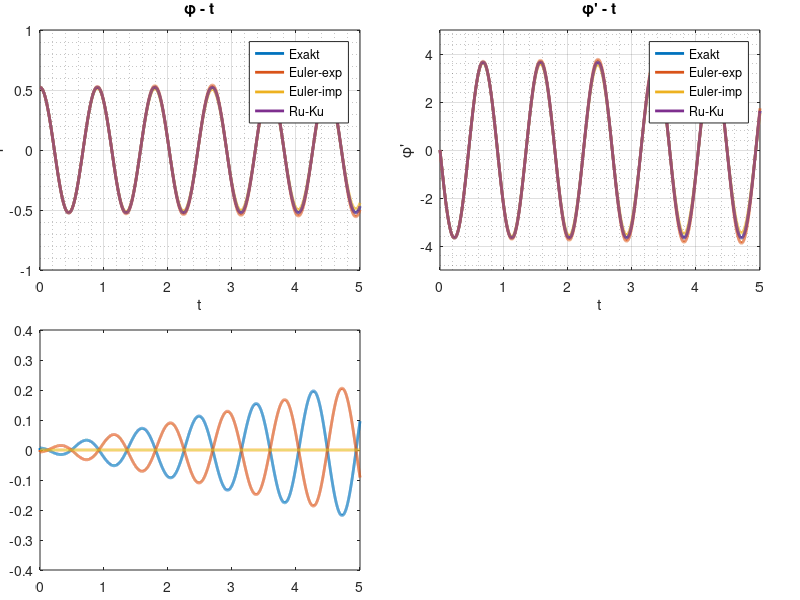

This figure's MATLAB source: (Note: this script raises an error after producing the figure.)
%% MathPendel_Bearbeitungsfile.m
%  - Systemmatrix erstellen
%  - Anfangsbedingungen einsetzen
%  - Loesung der Gleichung mit verschiedenen numerischen Verfahren
%    berechnen
%  - Lakale und Globale Fehler berechnen
%  - Zeitschritte optimieren und vergleichen
%  ----------------------------------------------------------------------
%  Output:
%       - Berechnungszeit fuer die Loesung der Gleichung(en) mit
%         numerischen Verfahren
%       - Berechnungszeit fuer Fehler
%       - Berechnungszeti fuer die Loesung der Gleichung(en) mit
%         optimierten h (Zeitschrittweite)
%       - Globale Diskretisierungsfehler nach max. Anzahl der Schritte
%       - Glabale Diskratisierungsfehler nach max. Anzahl der Schritte mit
%         optimierten 'h'
%       - Figure 1: Numerische Verfahren mit fixen 'h'
%           + Zeitlicher Verlauf von Winkel
%           + Zeitlicher Verlauf von Winkelgeschwindigkeit
%           + Zeitlicher Verlauf von lokalen Fehler
%           + Zeitlicher Verlauf von glabalen Fehler
%       - Figure 2: Numerische Verfahren mit optimierten 'h'
%           + Zeitlicher Verlauf von Winkel mit Euler-Explizit-Verfahren
%           + Zeitlicher Verlauf von Winkel mit Euler-Implizit-Verfahren
%           + Zeitlicher Verlauf von Winkel mit Runge-Kutta-Verfahren
%           + Zeitlicher Verlauf von Winkel
%  ----------------------------------------------------------------------
%  Wen Yi, Karlsruhe Institut of Technology
%  yi.wen@student.kit.edu
%  github.com/wenyi1994/Modellbildung-und-Simulation
%  2017/11/28

%% Bearbeitungsbogen (-zu bearbeiten-)
clear all
close all
clc

%% Parameter
g = 9.81;                           % m/s^2         %% Erdbeschleunigung
l = 0.2;                            % m             %% Laenge l
AnzahlSchritte = 10000;                             %% Anzahl der Zeitschritte
ts=5;                               % s             %% Laufzeit
F_opt=0.001;                                        %% vorgegebener Fehler
h = ts/AnzahlSchritte;                              %% Zeitschrittweite
x_0 = [pi/6;0];                                     %% Anfangsbedingungen in Zustandsvektor
t(1) = 0;                           % s             %% Initialisierung der Zeit
p=[1;4];                                            %% Fehlerordnung

x_Eu_expl(:,1) = x_0;                               %% Anfangsbedingungen fuer Euler explizit
x_Eu_impl(:,1) = x_0;                               %% Anfangsbedingungen fuer Euler implizit
x_RuKu(:,1) = x_0;                                  %% Anfangsbedingungen fuer Runge-Kutta-Verfahren

SystMatr=[0, 1; -g./l, 0];                          %% Systemmatrix
  

tic
for n = 1:AnzahlSchritte
    %% Aufgabe 3: Euler explizit
    x_Eu_expl(:,n+1)=x_Eu_expl(:,n)+h.*(SystMatr*x_Eu_expl(:,n));
       
    %% Aufgabe 4: Euler implizit
    x_Eu_impl(:,n+1) =(eye(2)-h.*SystMatr)\x_Eu_impl(:,n);
    
    %% Aufgabe 5: Runge-Kutta-Verfahren    
    k1(:,n)=h.*(SystMatr*x_RuKu(:,n));
    k2(:,n)=h.*(SystMatr*(x_RuKu(:,n)+0.5.*k1(:,n)));
    k3(:,n)=h.*(SystMatr*(x_RuKu(:,n)+0.5.*k2(:,n)));
    k4(:,n)=h.*(SystMatr*(x_RuKu(:,n)+k3(:,n)));
    x_RuKu(:,n+1) = x_RuKu(:,n)+1/6.*(k1(:,n)+2*k2(:,n)+2*k3(:,n)+k4(:,n));
    
    t(n+1)=t(n)+h;
end
disp('Berechnungszeit: Numerische Verfahren mit fixen ''h''');
disp(['                                    ',num2str(toc),' seconds']);
disp('----------------------------------------------------------------------');

%% Aufgabe 2: exakte Loesung
x_exakt = [pi/6*cos(sqrt(g/l)*t);-pi/6*sqrt(g/l)*sin(sqrt(g/l)*t)];

tic
%% Aufgabe 6: fehler
l_Eu_expl(1)=0;
l_Eu_impl(1)=0;
l_RuKu(1)=0;
for i=1:AnzahlSchritte
    l_Eu_expl(i+1) = (x_Eu_expl(1,i+1)-x_Eu_expl(1,i))/h - (x_exakt(1,i+1)-x_exakt(1,i))/h;
    l_Eu_impl(i+1) = (x_Eu_impl(1,i+1)-x_Eu_impl(1,i))/h - (x_exakt(1,i+1)-x_exakt(1,i))/h;
    l_RuKu(i+1) = (x_RuKu(1,i+1)-x_RuKu(1,i))/h - (x_exakt(1,i+1)-x_exakt(1,i))/h;
end

for i=1:AnzahlSchritte+1
    temp_Eu_ex = x_Eu_expl(1,1:i)-x_exakt(1,1:i);
    temp_Eu_im = x_Eu_impl(1,1:i)-x_exakt(1,1:i);
    temp_RuKu = x_RuKu(1,1:i)-x_exakt(1,1:i);
    
    temp_1 = max(temp_Eu_ex);
    temp_2 = max(abs(temp_Eu_ex));
    e_Eu_expl(i) = [temp_1 == temp_2, temp_1 ~= temp_2] * [temp_2; -temp_2];
    temp_1 = max(temp_Eu_im);
    temp_2 = max(abs(temp_Eu_im));
    e_Eu_impl(i) = [temp_1 == temp_2, temp_1 ~= temp_2] * [temp_2; -temp_2];
    temp_1 = max(temp_RuKu);
    temp_2 = max(abs(temp_RuKu));
    e_RuKu(i) = [temp_1 == temp_2, temp_1 ~= temp_2] * [temp_2; -temp_2];
end
disp('Berechnungszeit: Fehler');
disp(['                                    ',num2str(toc),' seconds']);
disp('----------------------------------------------------------------------');
disp(['Globale Diskretisierungsfehler nach ',num2str(AnzahlSchritte),' Schritte:']);
disp(' ');
disp(['        Euler-Explizit-Verfahren        |       ',num2str(e_Eu_expl(AnzahlSchritte+1))]);
disp(['        Euler-Implizit-Verfahren        |       ',num2str(e_Eu_impl(AnzahlSchritte+1))]);
disp(['          Runge-Kutta-Verfahren         |       ',num2str(e_RuKu(AnzahlSchritte+1))]);
disp('----------------------------------------------------------------------');

%% Aufgabe 7: Plots
figure('Name','Numerische Verfahren mit fixen ''h''','NumberTitle','off');
subplot('position',[0.05,0.55,0.4,0.4]);
plot(t,x_exakt(1,:),'LineWidth',2);
hold on;
plot(t,x_Eu_expl(1,:),'LineWidth',2);
hold on;
plot(t,x_Eu_impl(1,:),'LineWidth',2);
hold on;
plot(t,x_RuKu(1,:),'LineWidth',2);
hold on;
axis([0 ts -1 1]);
grid on;
grid minor;
legend('Exakt','Euler-exp','Euler-imp','Ru-Ku');
xlabel('t');
ylabel('\phi');
title('\phi - t');

subplot('position',[0.55,0.55,0.4,0.4]);
plot(t,x_exakt(2,:),'LineWidth',2);
hold on;
plot(t,x_Eu_expl(2,:),'LineWidth',2);
hold on;
plot(t,x_Eu_impl(2,:),'LineWidth',2);
hold on;
plot(t,x_RuKu(2,:),'LineWidth',2);
hold on;
axis([0 ts -5 5]);
grid on;
grid minor;
legend('Exakt','Euler-exp','Euler-imp','Ru-Ku');
xlabel('t');
ylabel('\phi''');
title('\phi'' - t');

%% Aufgabe 8: Plots
subplot('position',[0.05,0.05,0.4,0.4]);
plot(t,l_Eu_expl,'LineWidth',2);
hold on;
plot(t,l_Eu_impl,'LineWidth',2);
hold on;
plot(t,l_RuKu,'LineWidth',2);
hold on;
xaxis(0,ts);
grid on;
grid minor;
legend('Euler-exp','Euler-imp','Ru-Ku');
xlabel('t');
ylabel('Fehler');
title('Lokaler Fehler - t');

subplot('position',[0.55,0.05,0.4,0.4]);
plot(t,e_Eu_expl,'LineWidth',2);
hold on;
plot(t,e_Eu_impl,'LineWidth',2);
hold on;
plot(t,e_RuKu,'LineWidth',2);
hold on;
xaxis(0,ts);
grid on;
grid minor;
legend('Euler-exp','Euler-imp','Ru-Ku');
xlabel('t');
ylabel('Fehler');
title('Globaler Fehler - t');

tic
%% h Optimierung
x_Eu_expl_h(:,1) = x_0;
x_Eu_impl_h(:,1) = x_0;
x_RuKu_h(:,1) = x_0;

t_count = 1;
t2(1) = 0;
t3(1) = 0;
t4(1) = 0;

h_opt = h;
while t2(t_count) < ts
    %% Euler-Exp mit optimierten h
    x_Eu_expl_h(:,t_count+1)=x_Eu_expl_h(:,t_count)+h_opt.*(SystMatr*x_Eu_expl_h(:,t_count));
    delta=abs(x_Eu_expl_h(1,t_count+1)-pi/6*cos(sqrt(g/l)*(t2(t_count)+h_opt)));
    if delta > F_opt
        h_opt = ((2^p(1)-1)/2^p(1)*F_opt/delta)^(1/p(1))*h_opt;
        t_temp = t2(t_count);
        t_count = 1;
        while t2(t_count) < t_temp
            x_Eu_expl_h(:,t_count+1)=x_Eu_expl_h(:,t_count)+h_opt.*(SystMatr*x_Eu_expl_h(:,t_count));
            t2(t_count+1)=t2(t_count)+h_opt;
            t_count=t_count+1;
        end   
    else
        t2(t_count+1)=t2(t_count)+h_opt;
        t_count=t_count+1;
    end
end
AnzahlSchritte2=t_count;

h_opt = h;
t_count = 1;
while t3(t_count)<ts
    %% Euler-Imp mit optimierten h
    x_Eu_impl_h(:,t_count+1) =(eye(2)-h_opt.*SystMatr)\x_Eu_impl_h(:,t_count);
    delta=abs(x_Eu_impl_h(1,t_count+1)-pi/6*cos(sqrt(g/l)*(t3(t_count)+h_opt)));
    if delta > F_opt
        h_opt = ((2^p(1)-1)/2^p(1)*F_opt/delta)^(1/p(1))*h_opt;
        t_temp = t3(t_count);
        t_count = 1;
        while t3(t_count) < t_temp
            x_Eu_impl_h(:,t_count+1) =(eye(2)-h_opt.*SystMatr)\x_Eu_impl_h(:,t_count);
            t3(t_count+1)=t3(t_count)+h_opt;
            t_count=t_count+1;
        end
    else
        t3(t_count+1)=t3(t_count)+h_opt;
        t_count=t_count+1;
    end
end
AnzahlSchritte3=t_count;

h_opt = h;
t_count = 1;
while t4(t_count)<ts
    %% Runge-Kutta mit optimierten h
    k1h(:,t_count)=h_opt.*(SystMatr*x_RuKu_h(:,t_count));
    k2h(:,t_count)=h_opt.*(SystMatr*(x_RuKu_h(:,t_count)+0.5.*k1h(:,t_count)));
    k3h(:,t_count)=h_opt.*(SystMatr*(x_RuKu_h(:,t_count)+0.5.*k2h(:,t_count)));
    k4h(:,t_count)=h_opt.*(SystMatr*(x_RuKu_h(:,t_count)+k3h(:,t_count)));
    x_RuKu_h(:,t_count+1) = x_RuKu_h(:,t_count)+1/6.*(k1h(:,t_count)+2*k2h(:,t_count)+2*k3h(:,t_count)+k4h(:,t_count));
    delta=abs(x_RuKu_h(1,t_count+1)-pi/6*cos(sqrt(g/l)*(t4(t_count)+h_opt)));
    if delta > F_opt
        h_opt = ((2^p(2)-1)/2^p(2)*F_opt/delta)^(1/p(2))*h_opt;
        t_temp = t4(t_count);
        t_count = 1;
        while t4(t_count) < t_temp
            k1h(:,t_count)=h_opt.*(SystMatr*x_RuKu_h(:,t_count));
            k2h(:,t_count)=h_opt.*(SystMatr*(x_RuKu_h(:,t_count)+0.5.*k1h(:,t_count)));
            k3h(:,t_count)=h_opt.*(SystMatr*(x_RuKu_h(:,t_count)+0.5.*k2h(:,t_count)));
            k4h(:,t_count)=h_opt.*(SystMatr*(x_RuKu_h(:,t_count)+k3h(:,t_count)));
            x_RuKu_h(:,t_count+1) = x_RuKu_h(:,t_count)+1/6.*(k1h(:,t_count)+2*k2h(:,t_count)+2*k3h(:,t_count)+k4h(:,t_count));
            t4(t_count+1)=t4(t_count)+h_opt;
            t_count=t_count+1;
        end
    else
        t4(t_count+1)=t4(t_count)+h_opt;
        t_count=t_count+1;
    end
end
AnzahlSchritte4=t_count;
disp('Berechnungszeit: Numerische Verfahren mit optimierten ''h''');
disp(['                                    ',num2str(toc),' seconds']);
disp('----------------------------------------------------------------------');

%% Fehler mit optimierten h
x_exakt2 = [pi/6*cos(sqrt(g/l)*t2);-pi/6*sqrt(g/l)*sin(sqrt(g/l)*t2)];
x_exakt3 = [pi/6*cos(sqrt(g/l)*t3);-pi/6*sqrt(g/l)*sin(sqrt(g/l)*t3)];
x_exakt4 = [pi/6*cos(sqrt(g/l)*t4);-pi/6*sqrt(g/l)*sin(sqrt(g/l)*t4)];

temp_Eu_ex = x_Eu_expl_h(1,:)-x_exakt2(1,:);
temp_Eu_im = x_Eu_impl_h(1,:)-x_exakt3(1,:);
temp_RuKu = x_RuKu_h(1,:)-x_exakt4(1,:);
    
temp_1 = max(temp_Eu_ex);
temp_2 = max(abs(temp_Eu_ex));
e_Eu_expl_h = [temp_1 == temp_2, temp_1 ~= temp_2] * [temp_2; -temp_2];
temp_1 = max(temp_Eu_im);
temp_2 = max(abs(temp_Eu_im));
e_Eu_impl_h = [temp_1 == temp_2, temp_1 ~= temp_2] * [temp_2; -temp_2];
temp_1 = max(temp_RuKu);
temp_2 = max(abs(temp_RuKu));
e_RuKu_h = [temp_1 == temp_2, temp_1 ~= temp_2] * [temp_2; -temp_2];
disp('Globale Diskretisierungsfehler mit optimierten ''h'':');
disp(' ');
disp(['           Vorgegebener Fehler          |       ',num2str(F_opt)]);
disp('        --------------------------------------------------------------');
disp(['        Euler-Explizit-Verfahren        |       ',num2str(e_Eu_expl_h)]);
disp(['           Anzahl der Schritte          |       ',num2str(AnzahlSchritte2)]);
disp('        --------------------------------------------------------------');
disp(['        Euler-Implizit-Verfahren        |       ',num2str(e_Eu_impl_h)]);
disp(['           Anzahl der Schritte          |       ',num2str(AnzahlSchritte3)]);
disp('        --------------------------------------------------------------');
disp(['          Runge-Kutta-Verfahren         |       ',num2str(e_RuKu_h)]);
disp(['           Anzahl der Schritte          |       ',num2str(AnzahlSchritte4)]);
    
%% Plots mit optimierten h
figure('Name','Numerische Verfahren mit optimierten ''h''','NumberTitle','off');
subplot('position',[0.05,0.55,0.4,0.4]);
plot(t,x_exakt(1,:),'LineWidth',2);
hold on;
plot(t,x_Eu_expl(1,:),'LineWidth',2);
hold on;
plot(t2,x_Eu_expl_h(1,:),'LineWidth',2);
hold on;
axis([0 ts -1 1]);
grid on;
grid minor;
legend('Exakt','Euler-exp','Euler-exp-opt');
xlabel('t');
ylabel('\phi');
title({'Euler-Explizit';'\phi - t'});

subplot('position',[0.55,0.55,0.4,0.4]);
plot(t,x_exakt(1,:),'LineWidth',2);
hold on;
plot(t,x_Eu_impl(1,:),'LineWidth',2);
hold on;
plot(t3,x_Eu_impl_h(1,:),'LineWidth',2);
hold on;
axis([0 ts -1 1]);
grid on;
grid minor;
legend('Exakt','Euler-imp','Euler-imp-opt');
xlabel('t');
ylabel('\phi');
title({'Euler-Implizit';'\phi - t'});

subplot('position',[0.05,0.05,0.4,0.4]);
plot(t,x_exakt(1,:),'LineWidth',2);
hold on;
plot(t,x_RuKu(1,:),'LineWidth',2);
hold on;
plot(t4,x_RuKu_h(1,:),'LineWidth',2);
hold on;
axis([0 ts -1 1]);
grid on;
grid minor;
legend('Exakt','Runge-Kutta','Runge-Kutta-opt');
xlabel('t');
ylabel('\phi');
title({'Runge-Kutta';'\phi - t'});

subplot('position',[0.55,0.05,0.4,0.4]);
plot(t,x_exakt(1,:),'LineWidth',2);
hold on;
plot(t2,x_Eu_expl_h(1,:),'LineWidth',2);
hold on;
plot(t3,x_Eu_impl_h(1,:),'LineWidth',2);
hold on;
plot(t4,x_RuKu_h(1,:),'LineWidth',2);
hold on;
axis([0 ts -1 1]);
grid on;
grid minor;
legend('Exakt','Euler-exp','Euler-imp','Runge-Kutta');
xlabel('t');
ylabel('\phi');
title({'Numerische Verfahren mit optimierten ''h''';'\phi - t'});
